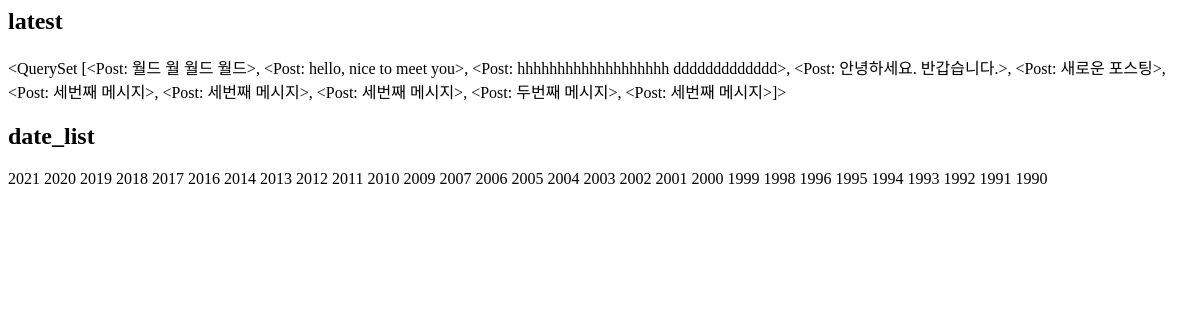
The page /k-instagram/archive/ on the database as committed earlier.
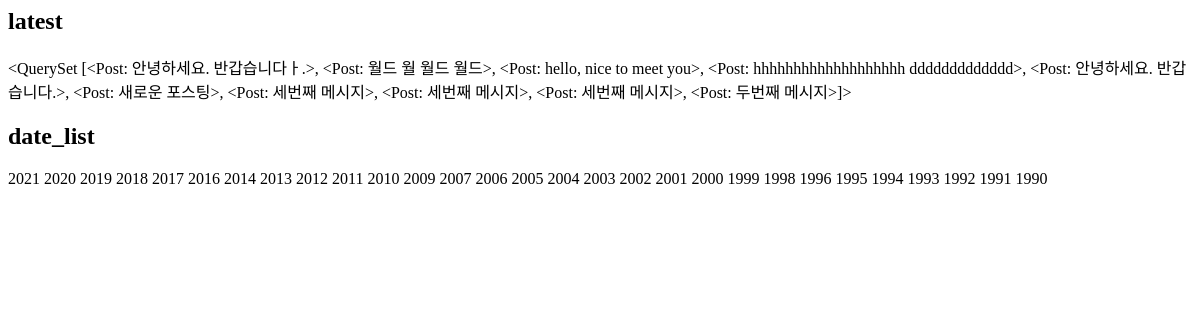
The same page on the database as committed later.
### instagram/models.py (models this page shows, shortened)
class Post(models.Model):
    author = models.ForeignKey(settings.AUTH_USER_MODEL, on_delete=models.CASCADE)
    message = models.TextField(
        validators=[MinLengthValidator(10)]
    )
    photo = models.ImageField(blank=True, upload_to='instagram/post/%Y/%m/%d')
    tag_set = models.ManyToManyField('Tag', blank=True)
    is_public = models.BooleanField(default=False, verbose_name='공개여부')
    created_at = models.DateTimeField(auto_now_add=True)
    updated_at = models.DateTimeField(auto_now=True)
    def __str__(self):
        return self.message
    class Meta:
        ordering = ['-id']

### instagram/templates/instagram/post_archive.html
<h2>latest</h2>
{{ latest }}
<h2>date_list</h2>
{% for date in date_list %}
    {{ date.year }}
{% endfor %}

Rows that differ between the two databases and show on the page:
no longer on this page (row unchanged): Post: message.message "<QuerySet [<Post: 월드 월 월드 월드>, <Post: hello, nice to meet you>, <Post: hhhhhhhhhhhhhhhhhhh ddddddddddddd>, <Post: 안녕하세요. 반갑습니다.>, <Post: 새로운 포스팅>, <Post: 세번째 메시지>, <Post: 세번째 메시지>, <Post: 세번째 메시지>, <Post: 두번째 메시지>, <Post: 세번째 메시지>]>"
added Post: message.message "<QuerySet [<Post: 안녕하세요. 반갑습니다ㅏ.>, <Post: 월드 월 월드 월드>, <Post: hello, nice to meet you>, <Post: hhhhhhhhhhhhhhhhhhh ddddddddddddd>, <Post: 안녕하세요. 반갑습니다.>, <Post: 새로운 포스팅>, <Post: 세번째 메시지>, <Post: 세번째 메시지>, <Post: 세번째 메시지>, <Post: 두번째 메시지>]>"
